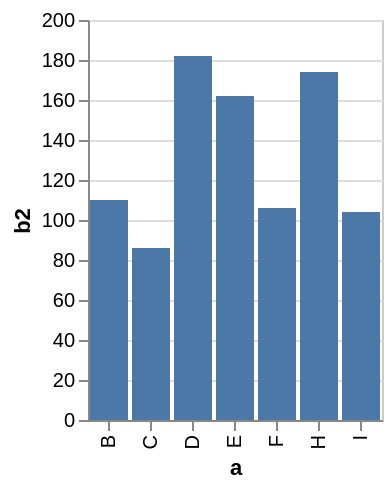

The specification (Vega-Lite) saved for this image:
### Vega specification from a JSON file in a GitHub repository (floating-point values rounded to 4 significant figures)
{"$schema": "https://vega.github.io/schema/vega/v3.0.json", "description": "A simple bar chart with embedded data that uses a filter and calculate.", "autosize": "pad", "padding": 5, "encode": {"update": {"stroke": {"value": "#ccc"}, "fill": {"value": "transparent"}}}, "data": [{"name": "source_0", "values": [{"a": "A", "b": 28}, {"a": "B", "b": 55}, {"a": "C", "b": 43}, {"a": "G", "b": 19}, {"a": "H", "b": 87}, {"a": "I", "b": 52}, {"a": "D", "b": 91}, {"a": "E", "b": 81}, {"a": "F", "b": 53}]}, {"name": "data_0", "source": "source_0", "transform": [{"type": "formula", "expr": "2*datum.b", "as": "b2"}, {"type": "filter", "expr": "datum.b2 > 60"}, {"type": "filter", "expr": "datum[\"b2\"] !== null && !isNaN(datum[\"b2\"])"}]}], "signals": [{"name": "x_step", "value": 21}, {"name": "width", "update": "bandspace(domain('x').length, 0.1, 0.05) * x_step"}, {"name": "height", "update": "200"}], "marks": [{"name": "marks", "type": "rect", "role": "bar", "from": {"data": "data_0"}, "encode": {"update": {"x": {"scale": "x", "field": "a"}, "width": {"scale": "x", "band": true}, "y": {"scale": "y", "field": "b2"}, "y2": {"scale": "y", "value": 0}, "fill": {"value": "#4c78a8"}}}}], "scales": [{"name": "x", "type": "band", "domain": {"data": "data_0", "field": "a", "sort": true}, "range": {"step": {"signal": "x_step"}}, "round": true, "paddingInner": 0.1, "paddingOuter": 0.05}, {"name": "y", "type": "linear", "domain": {"data": "data_0", "field": "b2"}, "range": [{"signal": "height"}, 0], "round": true, "nice": true, "zero": true}], "axes": [{"scale": "x", "orient": "bottom", "tickCount": 5, "title": "a", "zindex": 1, "encode": {"labels": {"update": {"angle": {"value": 270}, "align": {"value": "right"}, "baseline": {"value": "middle"}}}}}, {"scale": "y", "orient": "left", "title": "b2", "zindex": 1}, {"scale": "y", "domain": false, "grid": true, "labels": false, "orient": "left", "ticks": false, "zindex": 0, "gridScale": "x"}]}
